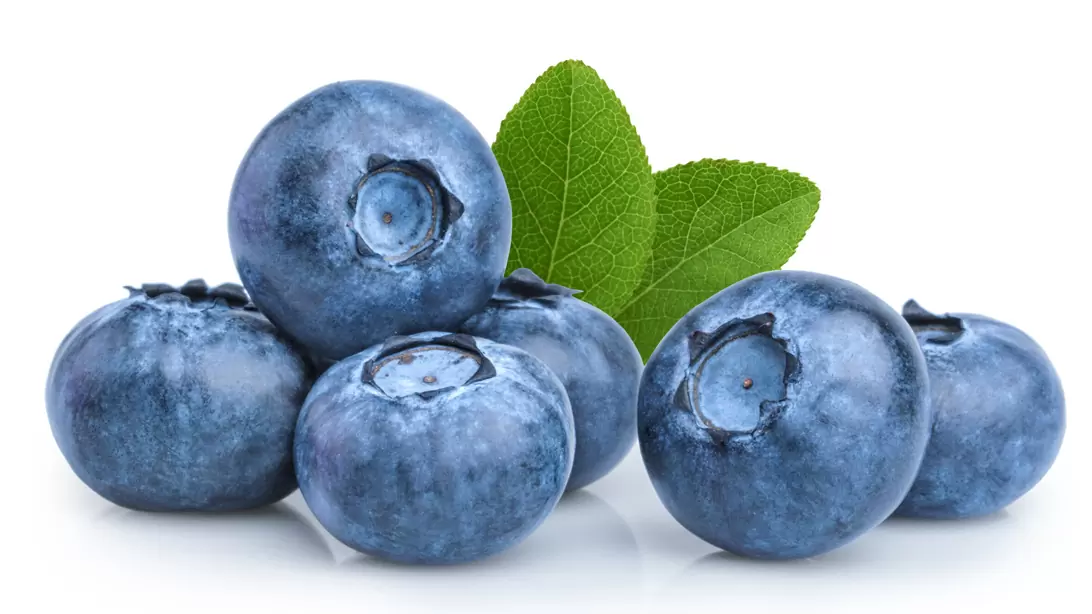
#> input picture recursos/Arandanos.webp, 1092 x 614 px, found by its file name
$ python vector_gradiente.py   (older library calls are emulated)
#> lines starting #> are read from the running program, lines starting #| are printed output that depends on the picture
# -*- coding: utf-8 -*-
"""
Created on Thu Jun 15 14:51:59 2023

@author: JUAN PABLO GASCA
"""

#Import library's
import cv2
import numpy as np

#Read the picture
blueberries = cv2.imread(r"C:\Users\JUANPABLOGASCA\Desktop\Deep_Vision\recursos\Arandanos.webp")
#> blueberries is the input picture: shape (614, 1092, 3); mean B, G, R 195.4, 186.9, 170.6
#Show the picture
#cv2.imshow('',blueberries)

#Intensity Color (Average Channels - Gray's Scales)
img_gray = cv2.cvtColor(blueberries, cv2.COLOR_BGR2GRAY) #BGT to GRAY
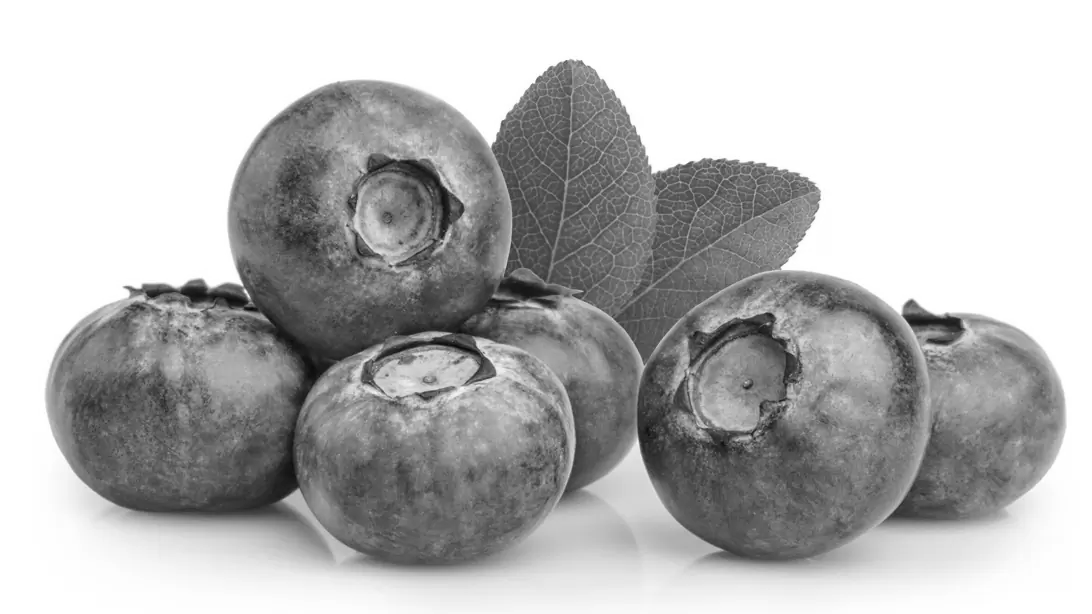
#> img_gray: shape (614, 1092); min 7, max 255, mean 183

#GRADIENTE VECTOR
gx = cv2.Sobel(img_gray, cv2.CV_64F,1,0,5) #Visualize the y vector
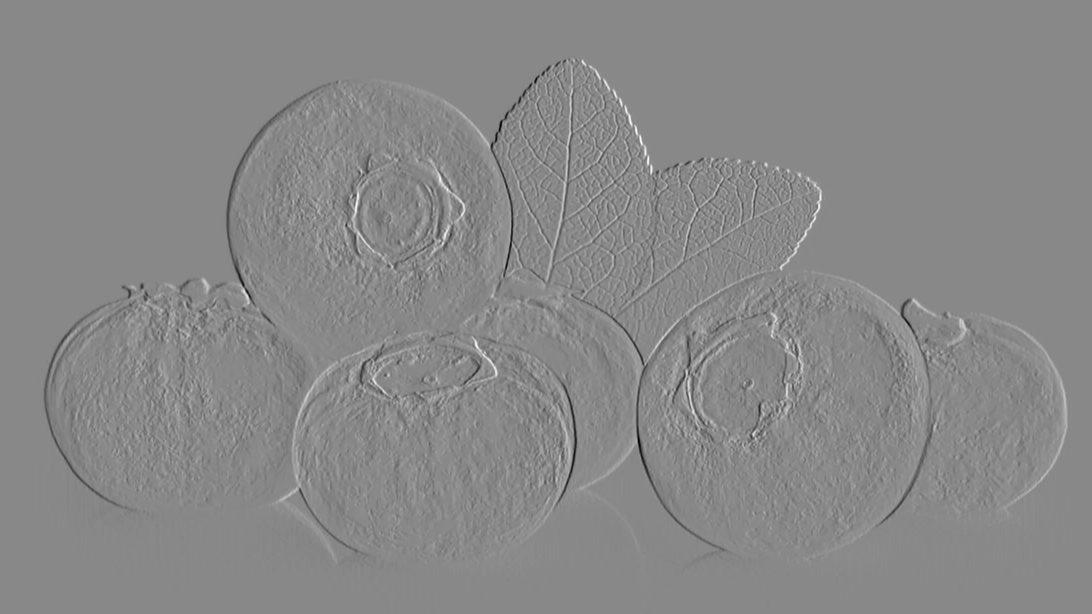
#> gx: shape (614, 1092) float64; min -608, max 529, mean 0; drawn with min black and max white
# cv2.imshow('',gx)
# cv2.waitKey(0)
# cv2.destroyAllWindows()
gy = cv2.Sobel(img_gray, cv2.CV_64F,0,1,5) #Visualize the x vector
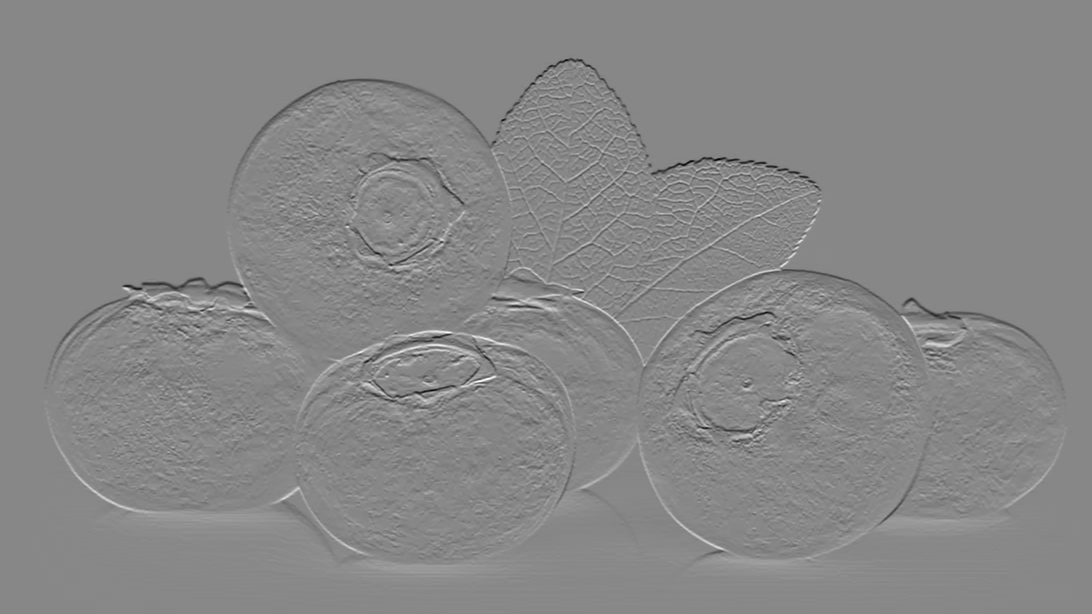
#> gy: shape (614, 1092) float64; min -625, max 551, mean 0; drawn with min black and max white
# cv2.imshow('',gy)
# cv2.waitKey(0)
# cv2.destroyAllWindows()

mag,_ = cv2.cartToPolar(gx,gy) #Visualize the magnitud of x,y vector
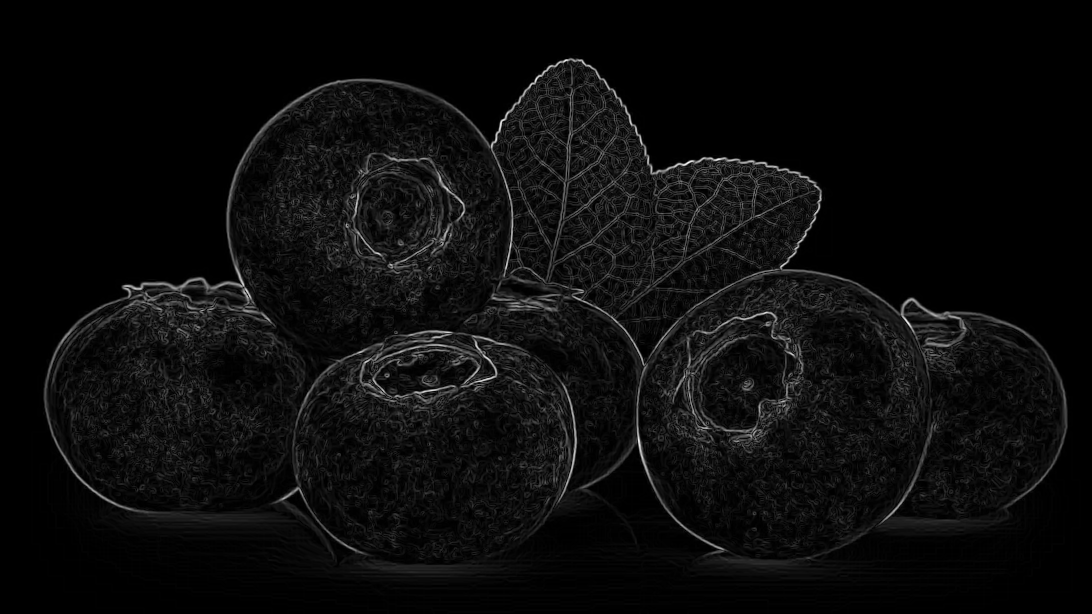
#> mag: shape (614, 1092) float64; min 0, max 672.8, mean 31.5; drawn with min black and max white
mag = np.uint8(255*mag/np.max(mag)) #Normalize (0,255) in order to see edge of the pic
cv2.imshow('',mag)
cv2.waitKey(0)
cv2.destroyAllWindows()

$ run again, with recursos/bananos.jpg saved as recursos/Arandanos.webp
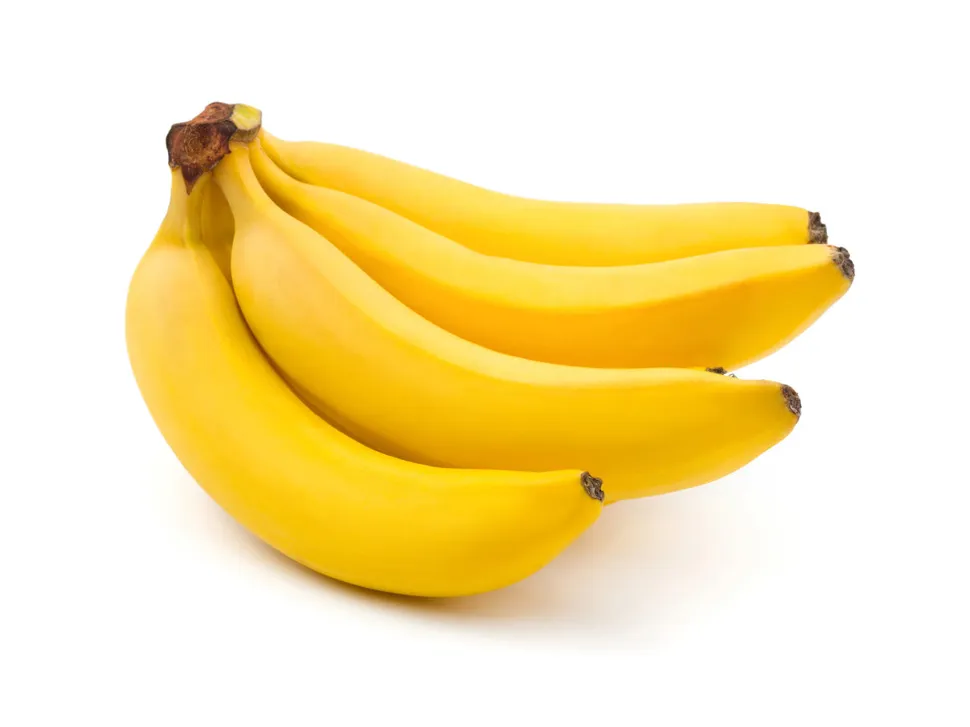
#> input picture recursos/bananos.jpg, 970 x 727 px, shrunk from 1200 x 900 before the run, found by its file name
#> blueberries is the input picture: shape (727, 970, 3); mean B, G, R 178.6, 231.5, 249.4
#> `gx = cv2.Sobel(img_gray, cv2.CV_64F,1,0,5)`:
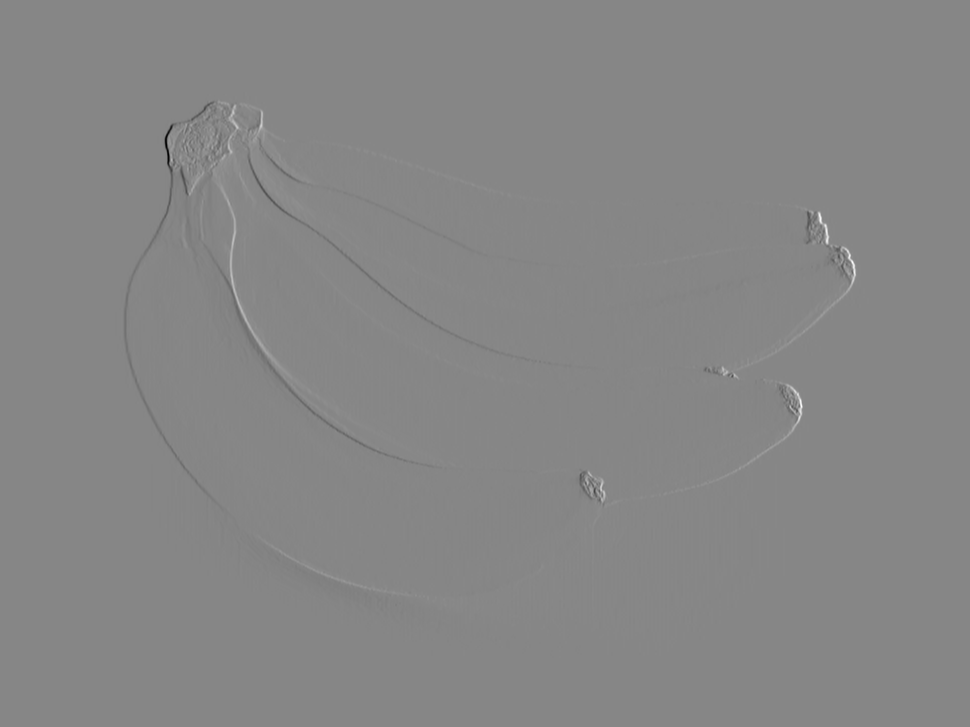
#> gx: shape (727, 970) float64; min -768, max 688, mean 0; drawn with min black and max white
#> `mag,_ = cv2.cartToPolar(gx,gy)`:
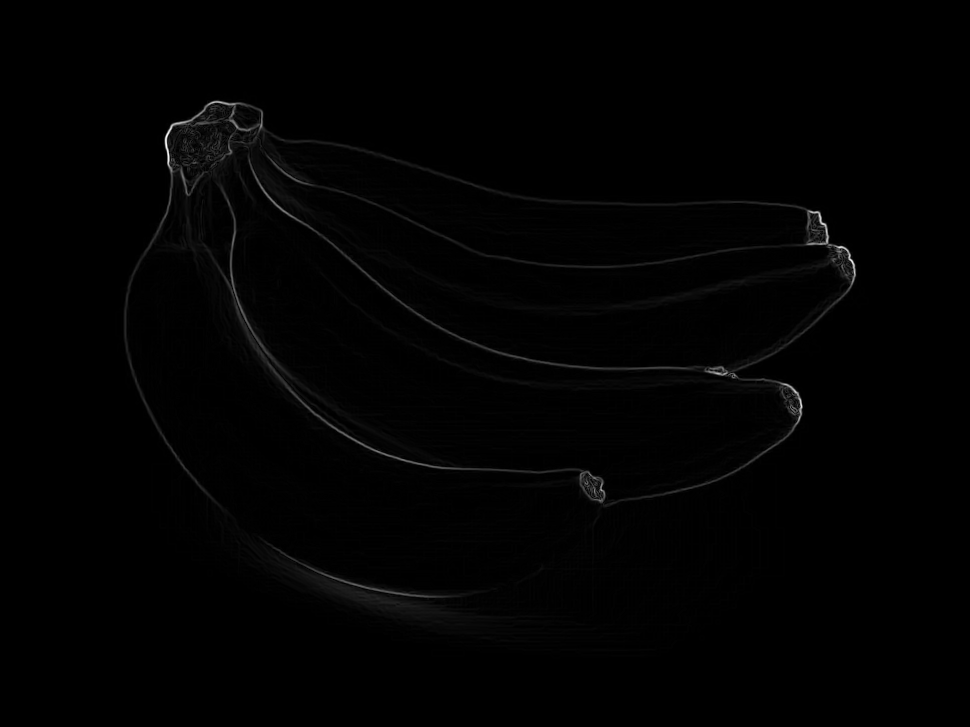
#> mag: shape (727, 970) float64; min 0, max 779.9, mean 6.3; drawn with min black and max white
